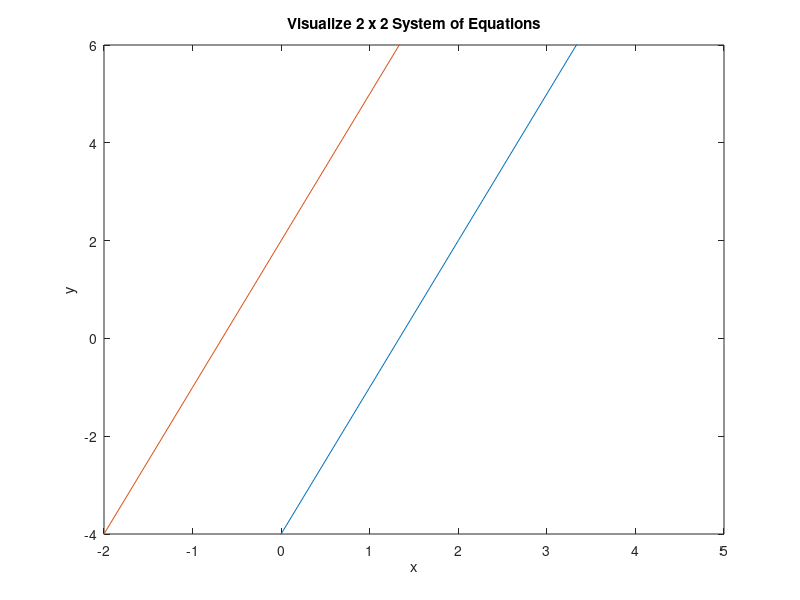

This chart was generated by the following MATLAB code:
% MATLAB Script
% Chapter 12 Problem 19

% 2 x 2 System of Equations
% -3x1 + x2 = -4
% -6x1 + 2x2 = 4

% Equation 1: y = 3x - 4
% Equation 2: y = 3x + 2

x = -5:5;
y1 = 3*x - 4;
y2 = 3*x + 2;
plot(x,y1,x,y2)
axis([-2 5 -4 6])
xlabel('x')
ylabel('y')
title('Visualize 2 x 2 System of Equations')

% Find the determinant
A = [-3 1; -6 2];
Det_Value = det(A)
disp('There are no solutions to the set of linear equations');